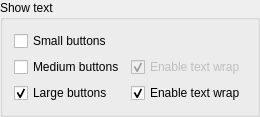
                   <widget class="QGroupBox" name="groupBox_3">
                    <property name="font">
                     <font>
                      <bold>false</bold>
                     </font>
                    </property>
                    <property name="title">
                     <string>Show text</string>
                    </property>
                    <layout class="QGridLayout" name="gridLayout_2">
                     <item row="0" column="0">
                      <layout class="QGridLayout" name="gridLayout_26">
                       <item row="1" column="0">
                        <widget class="QCheckBox" name="ShowText_Medium">
                         <property name="sizePolicy">
                          <sizepolicy hsizetype="Fixed" vsizetype="Fixed">
                           <horstretch>0</horstretch>
                           <verstretch>0</verstretch>
                          </sizepolicy>
                         </property>
                         <property name="minimumSize">
                          <size>
                           <width>100</width>
                           <height>0</height>
                          </size>
                         </property>
                         <property name="font">
                          <font>
                           <bold>false</bold>
                          </font>
                         </property>
                         <property name="text">
                          <string>Medium buttons</string>
                         </property>
                        </widget>
                       </item>
                       <item row="2" column="2">
                        <widget class="QCheckBox" name="EnableWrap_Large">
                         <property name="enabled">
                          <bool>true</bool>
                         </property>
                         <property name="text">
                          <string>Enable text wrap</string>
                         </property>
                         <property name="checked">
                          <bool>true</bool>
                         </property>
                        </widget>
                       </item>
                       <item row="2" column="0">
                        <widget class="QCheckBox" name="ShowText_Large">
                         <property name="sizePolicy">
                          <sizepolicy hsizetype="Fixed" vsizetype="Fixed">
                           <horstretch>0</horstretch>
                           <verstretch>0</verstretch>
                          </sizepolicy>
                         </property>
                         <property name="minimumSize">
                          <size>
                           <width>100</width>
                           <height>0</height>
                          </size>
                         </property>
                         <property name="font">
                          <font>
                           <bold>false</bold>
                          </font>
                         </property>
                         <property name="text">
                          <string>Large buttons</string>
                         </property>
                         <property name="checked">
                          <bool>true</bool>
                         </property>
                        </widget>
                       </item>
                       <item row="0" column="0">
                        <widget class="QCheckBox" name="ShowText_Small">
                         <property name="sizePolicy">
                          <sizepolicy hsizetype="Fixed" vsizetype="Fixed">
                           <horstretch>0</horstretch>
                           <verstretch>0</verstretch>
                          </sizepolicy>
                         </property>
                         <property name="minimumSize">
                          <size>
                           <width>100</width>
                           <height>0</height>
                          </size>
                         </property>
                         <property name="font">
                          <font>
                           <bold>false</bold>
                          </font>
                         </property>
                         <property name="text">
                          <string>Small buttons</string>
                         </property>
                        </widget>
                       </item>
                       <item row="0" column="2">
                        <spacer name="horizontalSpacer_9">
                         <property name="orientation">
                          <enum>Qt::Orientation::Horizontal</enum>
                         </property>
                         <property name="sizeHint" stdset="0">
                          <size>
                           <width>40</width>
                           <height>20</height>
                          </size>
                         </property>
                        </spacer>
                       </item>
                       <item row="1" column="2">
                        <widget class="QCheckBox" name="EnableWrap_Medium">
                         <property name="enabled">
                          <bool>false</bool>
                         </property>
                         <property name="text">
                          <string>Enable text wrap</string>
                         </property>
                         <property name="checked">
                          <bool>true</bool>
                         </property>
                        </widget>
                       </item>
                      </layout>
                     </item>
                    </layout>
                   </widget>
